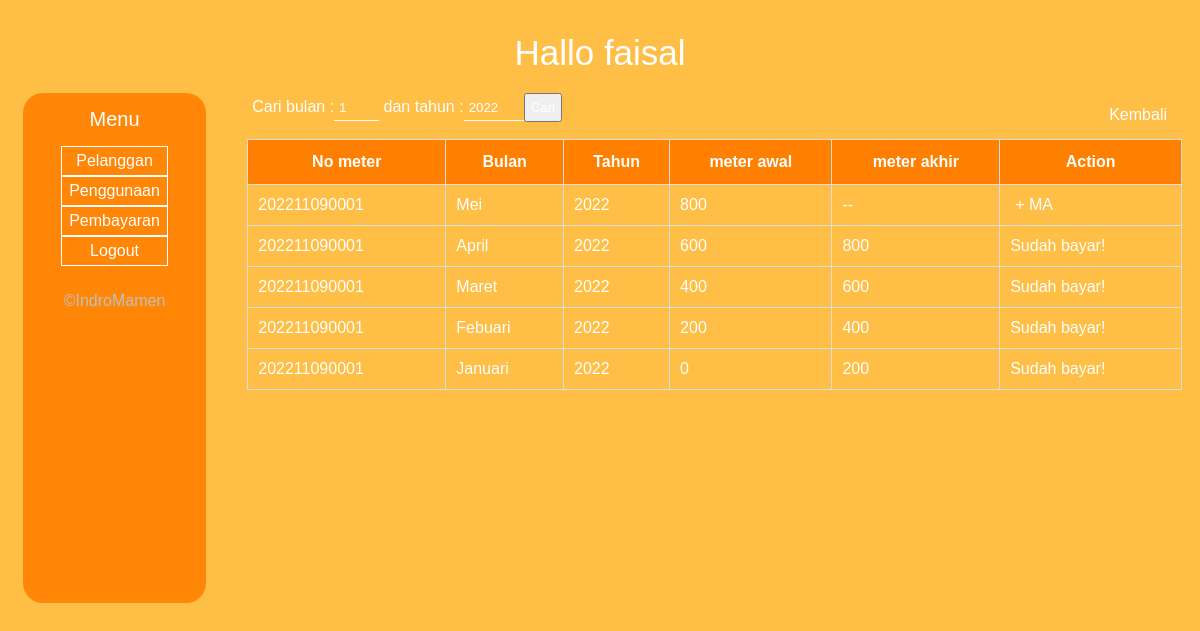
/penggunaan.php?serch=202211090001 (signed in), run on the app's committed database.
### tables this page shows
CREATE TABLE `tagihan` (
  `id_tagihan` int(11) NOT NULL,
  `id_penggunaan` int(11) NOT NULL,
  `jumlah_meter` int(11) NOT NULL,
  `status` tinyint(1) NOT NULL DEFAULT 0
);

CREATE TABLE `penggunaan` (
  `id_penggunaan` int(11) NOT NULL,
  `no_meter` varchar(12) NOT NULL,
  `bulan` int(11) NOT NULL,
  `tahun` int(11) NOT NULL,
  `meter_awal` int(11) NOT NULL,
  `meter_akhir` int(11) NOT NULL
);

### app/guna.php (called while the page is built, shortened)
<?php
function penggunaan_meter($meter){
	global $link;
	$meter = mysqli_real_escape_string($link, $meter);
	$query = "SELECT * FROM penggunaan INNER JOIN tagihan ON tagihan.id_penggunaan = penggunaan.id_penggunaan WHERE no_meter='$meter' ORDER BY penggunaan.id_penggunaan DESC";
	$result = mysqli_query($link, $query);
	return $result;
}
function select_akhir_meter($meter){
	global $link;
	$query = "SELECT * FROM penggunaan INNER JOIN tagihan ON tagihan.id_penggunaan = penggunaan.id_penggunaan WHERE penggunaan.no_meter='$meter' ORDER BY penggunaan.id_penggunaan DESC LIMIT 1";
	$result = mysqli_query($link, $query);
	return $result;
}
?>

### app/function.php (called while the page is built, shortened)
<?php
function bulan($angka){
	switch ($angka) {
		case 1 :$bulan = "Januari";break;
		case 2 :$bulan = "Febuari";break;
		case 3 :$bulan = "Maret";break;
		case 4 :$bulan = "April";break;
		case 5 :$bulan = "Mei";break;
	}
	return $bulan;
}

### penggunaan.php (the view, shortened to what this page needs)
<?php require_once 'des/header-petugas.php';
?>
<div id="atas">
	<div class="left">
	<?php if (isset($_GET['serch'])): ?>
		<form method="get">
			Cari bulan :<input type="number" name="bln" class="inputext" maxlength="2" max="12" min="1" style="width: 35px;" value="1"> dan tahun :<input type="number" name="thn" class="inputext" maxlength="4" style="width: 50px;" value="2022"><input type="submit" name="cari" value="Cari" class="class btn btn-primary">
		</form>
		<?php else: ?>
		<form action="penggunaan.php" method="get">
			Cari Nomor Meter :<input type="search" name="serch" class="inputext" maxlength="12">
		</form>
		<?php endif ?>
	</div>
	<div class="right"><br>
		<?php if (isset($_GET['serch']) and !isset($_GET['bln'])): ?>
		<a href="pelanggan.php?search=<?= $_GET['serch'] ?>" class="class btn btn-primary">Kembali</a>
		<?php elseif(isset($_GET['bln'])): ?>
		<a href="penggunaan.php?serch=<?= $_GET['serch'] ?>" class="class btn btn-primary">Kembali</a>
		<?php else: ?>
		<a href="pelanggan.php" class="class btn btn-primary">Kembali</a>
		<?php endif ?>
	<div class="clear"></div>
</div>
<div id="badan">
	<table id="data">
		<tr>
			<th>No meter</th>
			<th>Bulan</th>
			<th>Tahun</th>
			<th>meter awal</th>
			<th>meter akhir</th>
			<th>Action</th>
		</tr>
		<?php if (isset($_GET['bln']) && isset($_GET['thn'])):
				$bulan = bulan($_GET['bln']);
				$tahun = $_GET['thn'];
				$pgn = penggunaan_meter_bln($_GET['serch'],$_GET['bln'],$_GET['thn']);
				if (mysqli_num_rows($pgn) == 0) {
					$_SESSION['alert'] = "<script>mscAlert('Tidak ada penggunaan di bulan $bulan dan tahun $tahun');</script>";
					return header('location: penggunaan.php?serch='.$_GET['serch']);
				}
		while ($pggn = mysqli_fetch_assoc($pgn)) {
			?>
			<tr>
				<td><?= $pggn['no_meter']; ?></td>
				<td><?= bulan($pggn['bulan']); ?></td>
				<td><?= $pggn['tahun']; ?></td>
				<td><?= $pggn['meter_awal']; ?></td>
				<td><?= $pggn['meter_akhir']; ?></td>
				<td>
					<?php
					$test = mysqli_fetch_assoc(select_akhir_meter($pggn['no_meter']));
					if ($pggn['status'] == '1'): ?>
						Sudah bayar!
					<?php elseif($test['id_penggunaan'] == $pggn['id_penggunaan']): ?>
					<a href="form-penggunaan.php?ubh=<?= $pggn['no_meter'] ?>" class="class btn btn-primary">Ubah MA</a>
					<?php else: ?>
					Nunggak!!
					<?php endif ?>
				</td>
			</tr>
		<?php } ?>
		<?php else: ?>
		<?php if (isset($_GET['serch'])): ?>
		<?php $tes = mysqli_fetch_assoc(select_akhir_meter($_GET['serch'])); ?>
		<tr>
			<td><?= $tes['no_meter']; ?></td>
			<td><?= bulan($tes['bulan']+1); ?></td>
			<td><?= $tes['tahun']; ?></td>
			<td><?= $tes['meter_akhir']; ?></td>
			<td> -- </td>
			<td>
				<a href="form-penggunaan.php?pgn=<?= $tes['no_meter'] ?>" class="class btn btn-primary">+ MA</a>
			</td>
		</tr>
		<?php endif ?>
		<?php
		if (isset($_GET['serch'])) {
			if (cek_meter($_GET['serch'],'1')) {
				$_SESSION['alert'] = "<script>mscAlert('Nomor Meter Tidak ada atau telah di hapus!');
				</script>";
				header('location: pelanggan.php');
				die();
			}else{
				$pgn = penggunaan_meter($_GET['serch']);
			}
		}else{
			$pgn = penggunaan_meter('12345');
			$_SESSION['alert'] = "<script>mscAlert('Cari dahulu no meter');</script>";
		}
		while ($pggn = mysqli_fetch_assoc($pgn)) {
			?>
			<tr>
				<td><?= $pggn['no_meter']; ?></td>
				<td><?= bulan($pggn['bulan']); ?></td>
				<td><?= $pggn['tahun']; ?></td>
				<td><?= $pggn['meter_awal']; ?></td>
				<td><?= $pggn['meter_akhir']; ?></td>
				<td>
					<?php
					$test = mysqli_fetch_assoc(select_akhir_meter($pggn['no_meter']));
					if ($pggn['status'] == '1'): ?>
						Sudah bayar!
					<?php elseif($test['id_penggunaan'] == $pggn['id_penggunaan']): ?>
					<a href="form-penggunaan.php?ubh=<?= $pggn['no_meter'] ?>" class="class btn btn-primary">Ubah MA</a>
					<?php else: ?>
					Nunggak!!
					<?php endif ?>
				</td>
			</tr>
		<?php } ?>
		<?php endif ?>
	</table>
	<?php require_once 'des/footer-petugas.php'; ?>

### des/petugas.css (style rules this page uses)
* { padding: 5px; color: white; font-family: sans-serif; }
body { background-color: rgb(255,190,70); z-index: 1; }
a { text-decoration: none; }
#data { font-family: sans-serif; border-collapse: collapse; width: 100%; }
#data td, #data th { border: 1px solid #ddd; padding: 10px; height: 20px; }
#data tr:nth-child(even) { background-color: rgba(0,0,0,0); }
#data th { padding-top: 12px; padding-bottom: 12px; text-align: center; background-color: rgb(255,128,0); color: white; }
.clear { clear: both; }
.left { float: left; }
.right { float: right; }
.inputext { background-color: rgba(0,0,0,0); border: 0px solid black; border-bottom: 1px solid white; }
#atas, #badan { margin-top: -20px; width: 100%; height: auto; }

### data on the page
tagihan: id_penggunaan.no_meter "202211090001", bulan($tes['bulan']+1) "Mei", id_penggunaan.tahun "2022", id_penggunaan.meter_akhir "800", id_penggunaan.bulan "April", id_penggunaan.meter_awal "600", status "Sudah bayar!"
tagihan: id_penggunaan.no_meter "202211090001", id_penggunaan.bulan "Maret", id_penggunaan.tahun "2022", id_penggunaan.meter_awal "400", id_penggunaan.meter_akhir "600", status "Sudah bayar!"
tagihan: id_penggunaan.no_meter "202211090001", id_penggunaan.bulan "Febuari", id_penggunaan.tahun "2022", id_penggunaan.meter_awal "200", id_penggunaan.meter_akhir "400", status "Sudah bayar!"
tagihan: id_penggunaan.no_meter "202211090001", id_penggunaan.bulan "Januari", id_penggunaan.tahun "2022", id_penggunaan.meter_awal "0", id_penggunaan.meter_akhir "200", status "Sudah bayar!"

### other printed values
$_SESSION['petugas'] "faisal"
